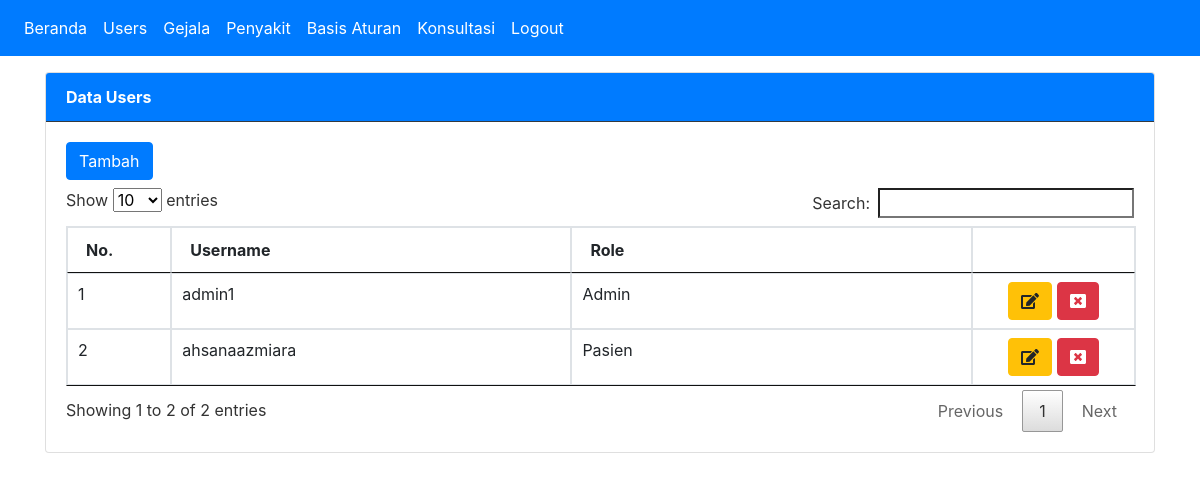
/index.php?page=users (signed in), run on the app's committed database.
### tables this page shows
CREATE TABLE `users` (
  `id_users` int(11) NOT NULL,
  `username` varchar(20) NOT NULL,
  `pass` varchar(255) NOT NULL,
  `role` varchar(10) NOT NULL
);

### tampil_users.php (the view, shortened to what this page needs)
<div class="card">
  <div class="card-header bg-primary text-white border-dark"><strong>Data Users</strong></div>
  <div class="card-body">
    <a class="btn btn-primary mb-2" href="?page=users&action=tambah">Tambah</a>
    <table class="table table-bordered" id="myTable">
    <thead>
      <tr>
        <th width="50px">No.</th>
        <th width="300px">Username</th>
        <th width="300px">Role</th>
        <th width="100px"></th>
      </tr>
    </thead>
    <tbody>
    <?php
        $no=1;
        $sql = "SELECT*FROM users ORDER BY username ASC";
        $result = $conn->query($sql);
        while($row = $result->fetch_assoc()) {
     ?>
        <tr>
            <td><?php echo $no++; ?></td>
            <td><?php echo $row['username']; ?></td>
            <td><?php echo $row['role']; ?></td>
            <td align="center">
                <a class="btn btn-warning" href="?page=users&action=update&id=<?php echo $row['id_users']; ?>">
                    <i class="fas fa-edit"></i>
                </a>
                <a onclick="return confirm('Yakin menghapus data ini ?')" class="btn btn-danger" href="?page=users&action=hapus&id=<?php echo $row['id_users']; ?>">
                    <i class="fas fa-window-close"></i>
                </a>
            </td>
       </tr>
    <?php
        }
    ?>
    </tbody>
</table>
</div>
</div>

### assets/css/all.css (style rules this page uses)
.fa-edit:before { content:"\f044" }
.fa-window-close:before { content:"\f410" }

### data on the page
users: username "admin1", role "Admin"
users: username "ahsanaazmiara", role "Pasien"
